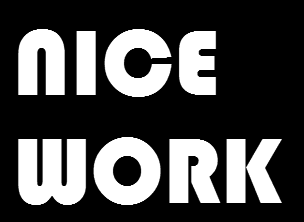
%> input picture finas/FinasLucas/P3/2012-1/tstp3_2012/letra.png, 304 x 222 px
$ octave q4.m   (GNU Octave 9; MATLAB toolbox functions it lacks are replaced by stand-ins)
%> lines starting %> are read from the running program, lines starting %| are printed output that depends on the picture; in (x1, y1, x2, y2) boxes, pixels count from 0 and x2, y2 are one past the last pixel; in counts of white or black regions, pixels touching at a corner belong together; the program's own positions count from 1
img = imread('letra.png');
%> img is the input picture: size 222x304 uint8; min 0, max 255, mean 76.2
 b = [ 0 1 0 ; 1 1 1 ; 0 1 0 ];
 a=img;
nimg = zeros(size(img));
while any(a(:))
     abertura = imopen(a, b);
      nimg = nimg | (a & ~abertura)
      a = imerode(a, b);
end
%> this loop made 15 passes
%> pass 1, `nimg = nimg | (a & ~abertura)`:
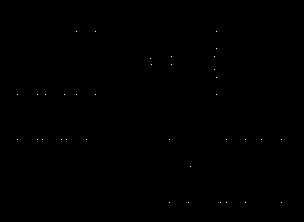
%> nimg: size 222x304 logical; 0.05% white in thin lines or dots, all inside (x1, y1, x2, y2) = (17, 31, 282, 203)
%> pass 1, `a = imerode(a, b);`:
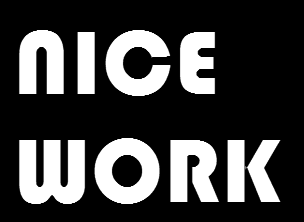
%> a: size 222x304 uint8; min 0, max 255, mean 67.5
%> after the loop: a: size 222x304 uint8; every value is 0
%> after the loop:
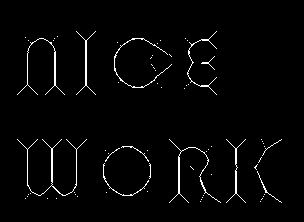
%> nimg: size 222x304 logical; 2.3% white in thin lines or dots, all inside (x1, y1, x2, y2) = (17, 31, 282, 203)
imshow(nimg)
